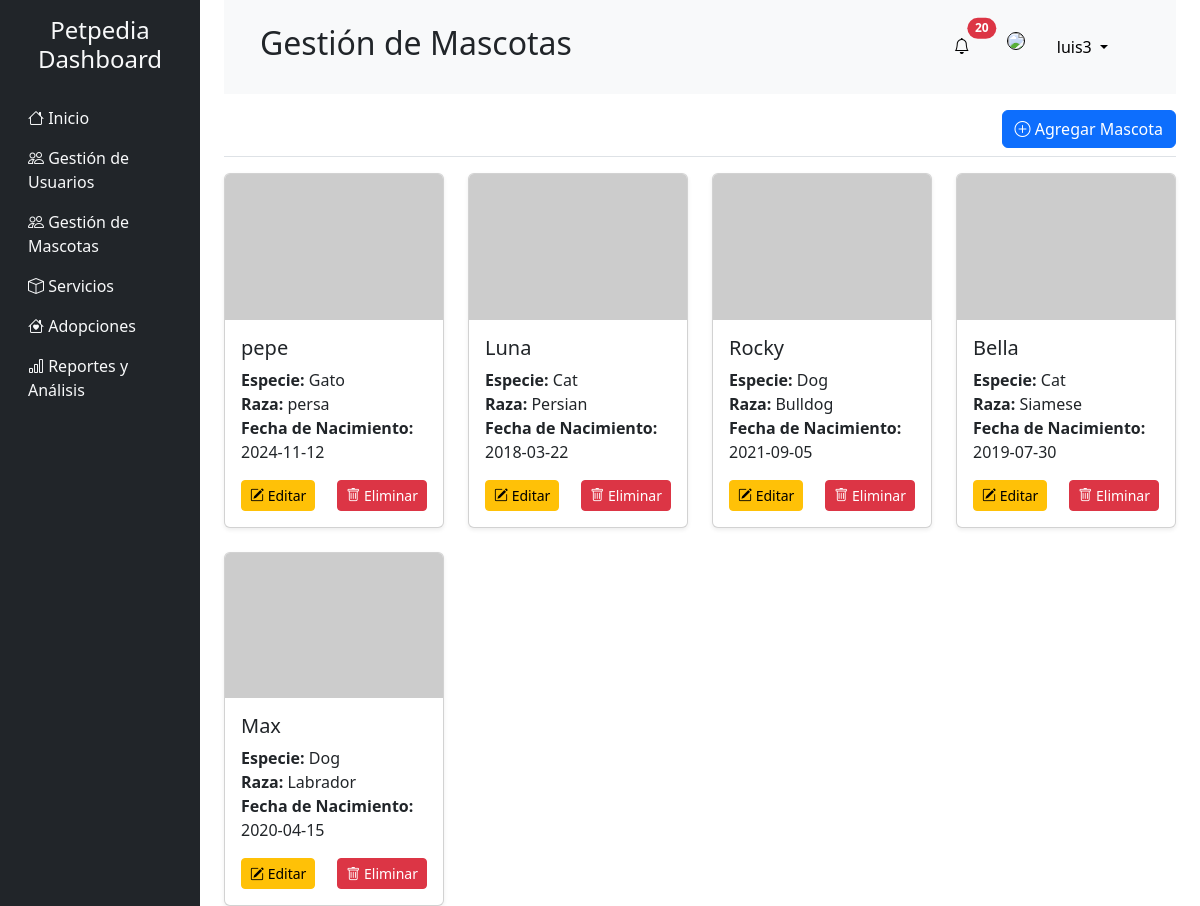
/pets.php (signed in), run on the app's committed database.
### tables this page shows
CREATE TABLE pets (
    pet_id INT NOT NULL AUTO_INCREMENT,
    name VARCHAR(100) NOT NULL,
    img VARCHAR(100),
    species VARCHAR(50),
    breed VARCHAR(50),
    birth_date DATE,
    main_image_id INT,
    status_id INT,
    PRIMARY KEY (pet_id),
    FOREIGN KEY (status_id) REFERENCES statuses(status_id)
);

### pets.php (the view, shortened to what this page needs)
<?php
  include "./php/conexion.php";
  $sql="select * from pets order by pet_id DESC";
  $res=$conexion->query($sql)or die($conexion->error);
?>
<!DOCTYPE html>
<html lang="en">
  <head>
    <link
      href="https://cdn.jsdelivr.net/npm/bootstrap@5.3.2/dist/css/bootstrap.min.css"
      rel="stylesheet"
    />
    <link
      href="https://cdn.jsdelivr.net/npm/bootstrap-icons/font/bootstrap-icons.css"
      rel="stylesheet"
    />
  </head>
  <body>
    <div class="container-fluid">
      <div class="row">
        <?php include "./layouts/aside.php" ?>
        <main class="col-md-9 ms-sm-auto col-lg-10 px-md-4">
        <?php include "./layouts/header.php" ?>
          <div class="d-flex justify-content-end flex-wrap flex-md-nowrap align-items-center pt-3 pb-2 mb-3 border-bottom">
            <button
              class="btn btn-primary"
              data-bs-toggle="modal"
              data-bs-target="#addPetModal"
            >
              <i class="bi bi-plus-circle"></i> Agregar Mascota
            </button>
          </div>
          <div class="row row-cols-1 row-cols-sm-2 row-cols-lg-4 g-4">
            <?php
                    while($fila=mysqli_fetch_array($res)){
                  ?>
            <div class="col">
              <div class="card h-100 shadow-sm">
                <img
                  src="https://via.placeholder.com/300x200"
                  class="card-img-top"
                  alt="img"
                />
                <div class="card-body">
                  <h5 class="card-title"><?php echo $fila['name']  ?></h5>
                  <p class="card-text">
                    <strong>Especie:</strong> <?php echo $fila['species']  ?><br />
                    <strong>Raza:</strong> <?php echo $fila['breed']  ?><br />
                    <strong>Fecha de Nacimiento:</strong> <?php echo $fila['birth_date']  ?><br />
                  </p>
                  <div class="d-flex justify-content-between">
                    <button
                      class="btn btn-warning btn-sm"
                      data-bs-toggle="modal"
                      data-bs-target="#addPetModal"
                    >
                      <i class="bi bi-pencil-square"></i> Editar
                    </button>
                    <button
                      class="btn btn-sm btn-danger"
                      data-bs-toggle="modal"
                      data-bs-target="#deleteUserModal"
                    >
                      <i class="bi bi-trash"></i> Eliminar
                    </button>
                  </div>
                </div>
              </div>
            </div>
            <?php
                    }
            ?>
          </div>
        </main>
      </div>
    </div>
  </body>
</html>

### data on the page
pets: name "pepe", species "Gato", breed "persa", birth_date "2024-11-12"
pets: name "Luna", species "Cat", breed "Persian", birth_date "2018-03-22"
pets: name "Rocky", species "Dog", breed "Bulldog", birth_date "2021-09-05"
pets: name "Bella", species "Cat", breed "Siamese", birth_date "2019-07-30"
pets: name "Max", species "Dog", breed "Labrador", birth_date "2020-04-15"

### other printed values
$title "Gestión de Mascotas"
$user['nombre'] "luis3"
